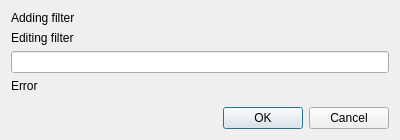
<?xml version="1.0" encoding="UTF-8"?>
<ui version="4.0">
 <class>AddFilter</class>
 <widget class="QDialog" name="AddFilter">
  <property name="geometry">
   <rect>
    <x>0</x>
    <y>0</y>
    <width>400</width>
    <height>140</height>
   </rect>
  </property>
  <property name="sizePolicy">
   <sizepolicy hsizetype="Ignored" vsizetype="Ignored">
    <horstretch>0</horstretch>
    <verstretch>0</verstretch>
   </sizepolicy>
  </property>
  <property name="windowTitle">
   <string>Dialog</string>
  </property>
  <layout class="QVBoxLayout" name="verticalLayout">
   <item>
    <widget class="QLabel" name="addFilterLabel">
     <property name="text">
      <string>Adding filter</string>
     </property>
    </widget>
   </item>
   <item>
    <widget class="QLabel" name="editFilterLabel">
     <property name="text">
      <string>Editing filter</string>
     </property>
    </widget>
   </item>
   <item>
    <widget class="QLineEdit" name="input"/>
   </item>
   <item>
    <widget class="QLabel" name="error">
     <property name="text">
      <string>Error</string>
     </property>
    </widget>
   </item>
   <item>
    <spacer name="verticalSpacer">
     <property name="orientation">
      <enum>Qt::Vertical</enum>
     </property>
     <property name="sizeHint" stdset="0">
      <size>
       <width>20</width>
       <height>40</height>
      </size>
     </property>
    </spacer>
   </item>
   <item>
    <widget class="QDialogButtonBox" name="buttonBox">
     <property name="orientation">
      <enum>Qt::Horizontal</enum>
     </property>
     <property name="standardButtons">
      <set>QDialogButtonBox::Cancel|QDialogButtonBox::Ok</set>
     </property>
    </widget>
   </item>
  </layout>
 </widget>
 <resources/>
 <connections>
  <connection>
   <sender>buttonBox</sender>
   <signal>accepted()</signal>
   <receiver>AddFilter</receiver>
   <slot>accept()</slot>
   <hints>
    <hint type="sourcelabel">
     <x>248</x>
     <y>254</y>
    </hint>
    <hint type="destinationlabel">
     <x>157</x>
     <y>274</y>
    </hint>
   </hints>
  </connection>
  <connection>
   <sender>buttonBox</sender>
   <signal>rejected()</signal>
   <receiver>AddFilter</receiver>
   <slot>reject()</slot>
   <hints>
    <hint type="sourcelabel">
     <x>316</x>
     <y>260</y>
    </hint>
    <hint type="destinationlabel">
     <x>286</x>
     <y>274</y>
    </hint>
   </hints>
  </connection>
 </connections>
</ui>
